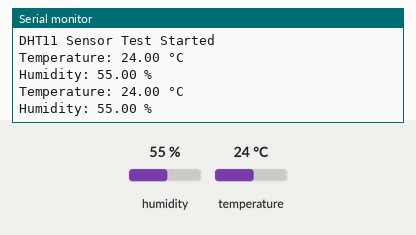
The sketch below on a simulated Arduino Mega 2560, built with avr-gcc and run on an emulated ATmega2560. Shown: the last lines printed to the serial monitor. The test bench sets the inputs (shaded band); at power-on: humidity 55 %, temperature 24 °C.

Above: at 2.8 s.
2.9 s: humidity set to 22 %
At 4.5 s:
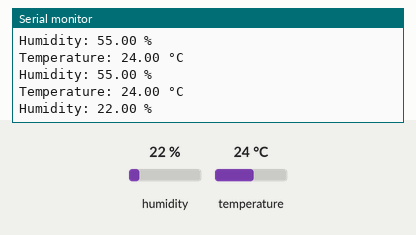
5.6 s: temperature set to 12 °C
At 7.0 s:
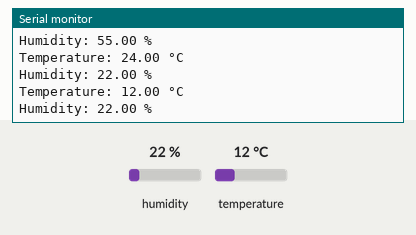
8.3 s: humidity set to 40 %
At 10.6 s:
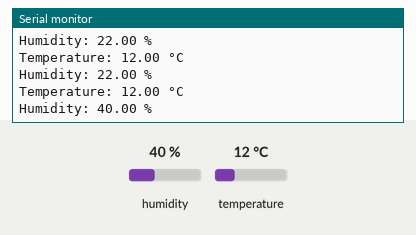
Timing chart, 0 to 12.1 s (numbered marks = the images above; inputs shaded):
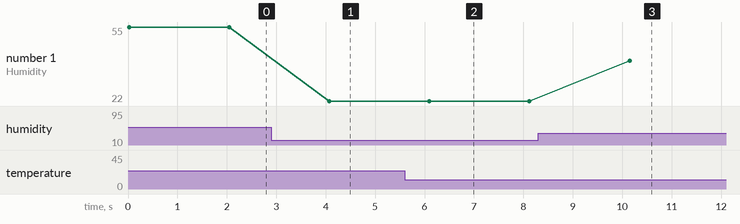

The sketch:

DHT11_sensor.ino
```cpp
#include <DHT.h>

#define DHT_PIN 22
#define DHT_TYPE DHT11

DHT dht(DHT_PIN, DHT_TYPE);

void setup() {
  Serial.begin(115200);

  dht.begin();

  Serial.println("DHT11 Sensor Test Started");
}

void loop() {
  float temperature = dht.readTemperature();
  float humidity = dht.readHumidity();

  if (isnan(temperature) || isnan(humidity)) {
    Serial.println("DHT11 NOT FOUND!");
  } else {
    Serial.print("Temperature: ");
    Serial.print(temperature);
    Serial.println(" °C");

    Serial.print("Humidity: ");
    Serial.print(humidity);
    Serial.println(" %");
  }

  delay(2000);
}
```

Measured:
- after the input at 2.9 s, the serial monitor: prints a new line after 1.2 s (image 1)
- after the input at 5.6 s, the serial monitor: prints a new line after 0.50 s (image 2)
- after the input at 8.3 s, the serial monitor: prints a new line after 1.8 s (image 3)
- plotted number 1: 55 → 22 after the input at 2.9 s, 22 → 40 after the input at 8.3 s
